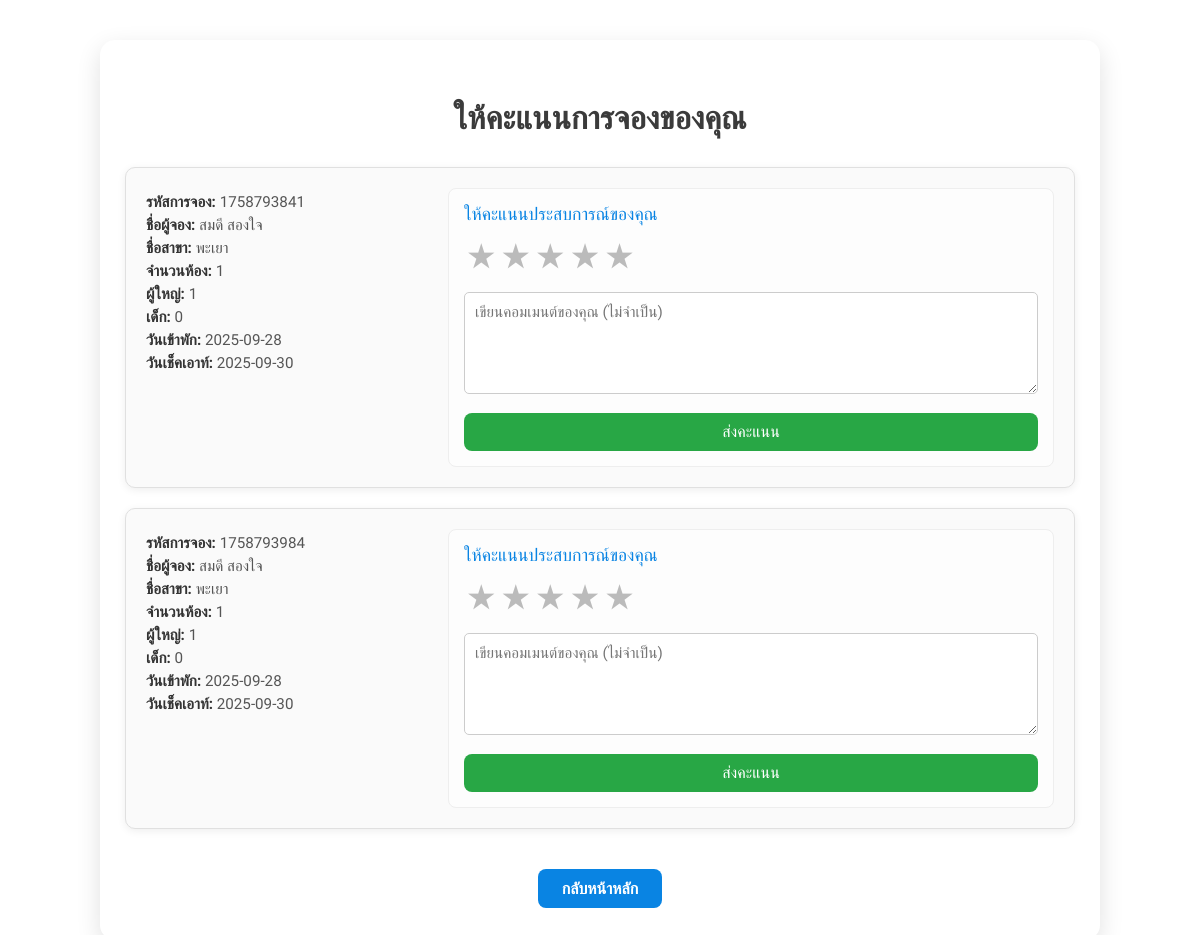
The page /PHP/score.php (signed in) on the database as committed earlier.
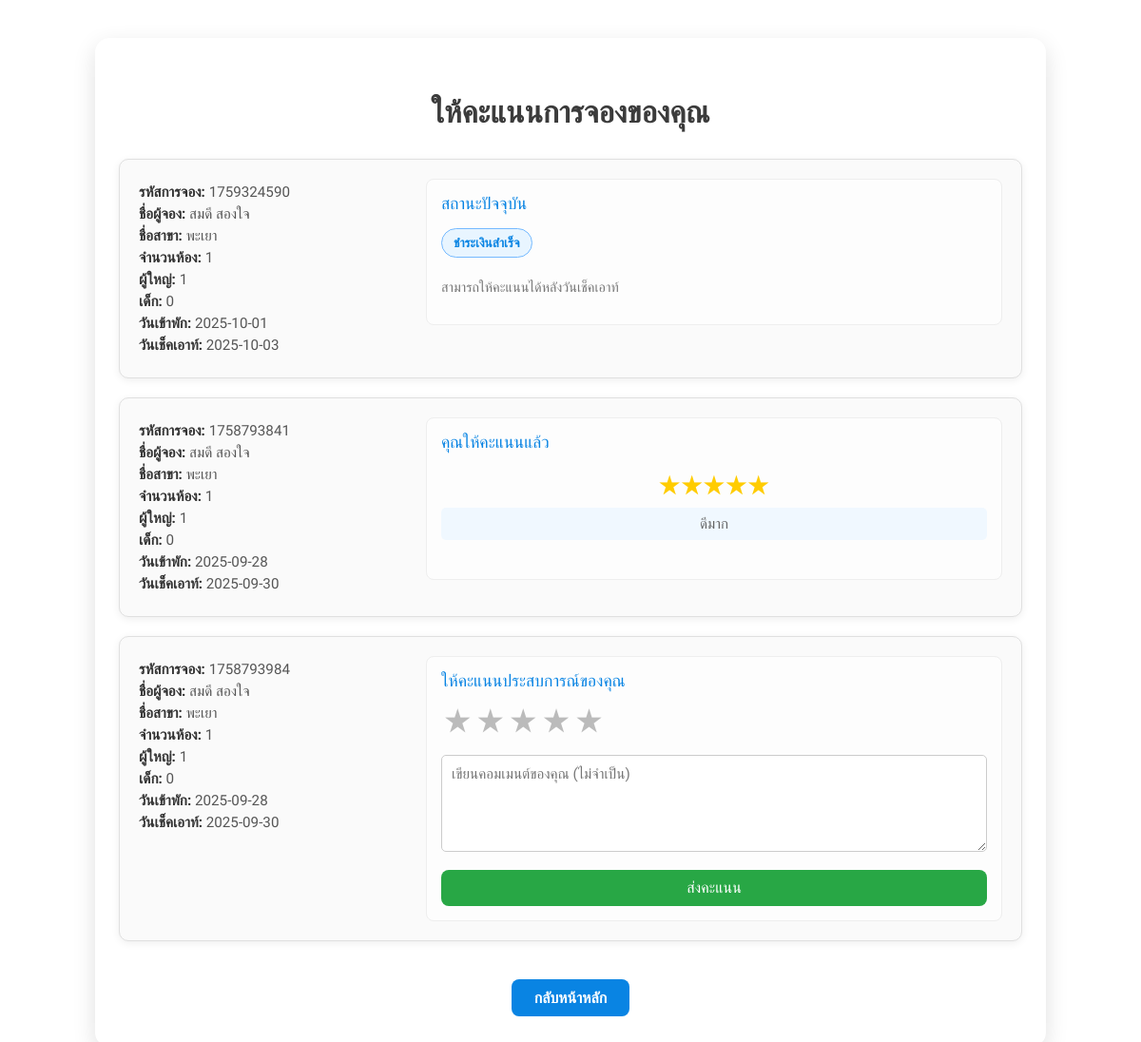
The same page on the database as committed later.
### tables this page shows
CREATE TABLE `reservation` (
  `Reservation_Id` varchar(10) NOT NULL,
  `Guest_name` varchar(100) DEFAULT NULL,
  `Number_of_rooms` int(2) DEFAULT NULL,
  `Booking_time` varchar(10) DEFAULT NULL,
  `Number_of_adults` int(1) DEFAULT NULL,
  `Number_of_children` int(1) DEFAULT NULL,
  `Booking_date` date DEFAULT NULL,
  `Check_out_date` date DEFAULT NULL,
  `Email_Admin` varchar(30) DEFAULT NULL,
  `Province_Id` varchar(2) DEFAULT NULL,
  `Email_member` varchar(30) DEFAULT NULL,
  `receipt_image` varchar(255) DEFAULT NULL,
  `Booking_status_Id` varchar(5) DEFAULT NULL,
  `stars` int(1) DEFAULT NULL CHECK (`stars` >= 1 and `stars` <= 5),
  `comment` text DEFAULT NULL,
  `Notified` tinyint(1) DEFAULT 0,
  `Officer_confirmed` tinyint(1) DEFAULT 0
);

CREATE TABLE `province` (
  `Province_Id` varchar(2) NOT NULL,
  `Province_name` varchar(50) DEFAULT NULL,
  `Region_Id` varchar(2) DEFAULT NULL,
  `Address` varchar(255) NOT NULL,
  `Phone` varchar(20) NOT NULL
);

CREATE TABLE `booking_status` (
  `Booking_status_Id` varchar(5) NOT NULL,
  `Booking_status_name` varchar(300) DEFAULT NULL
);

### PHP/score.php (the view, shortened to what this page needs)
<?php
include 'db.php';
$email_member = $_SESSION['email'];
$sql = "SELECT r.Reservation_Id, r.Guest_name, r.Number_of_rooms,
               r.Number_of_adults, r.Number_of_children,
               r.Booking_date, r.Check_out_date, r.Booking_status_Id,
               b.Booking_status_name,
               p.Province_name,
               r.stars,
               r.comment
        FROM reservation r
        LEFT JOIN booking_status b ON r.Booking_status_Id = b.Booking_status_Id
        LEFT JOIN province p ON r.Province_Id = p.Province_Id
        WHERE r.Email_member = ?
        ORDER BY r.Check_out_date DESC, r.Booking_date DESC";
$stmt = $conn->prepare($sql);
$stmt->bind_param('s', $email_member);
$stmt->execute();
$result = $stmt->get_result();
$bookings = [];
while ($row = $result->fetch_assoc()) {
  $bookings[] = $row;
}
$current_date = date('Y-m-d');
?>
<!DOCTYPE html>
<html lang="th">
<head>
</head>
<body>
  <div class="container">
    <h2>ให้คะแนนการจองของคุณ</h2>
    <?php if (count($bookings) === 0): ?>
      <div class="no-booking">ไม่มีรายการจองในขณะนี้</div>
    <?php else: ?>
      <?php foreach ($bookings as $b): ?>
        <div class="booking-card">
          <div class="booking-info">
            <p><strong>รหัสการจอง:</strong> <?= htmlspecialchars($b['Reservation_Id']) ?></p>
            <p><strong>ชื่อผู้จอง:</strong> <?= htmlspecialchars($b['Guest_name']) ?></p>
            <p><strong>ชื่อสาขา:</strong> <?= htmlspecialchars($b['Province_name'] ?? 'ไม่ระบุ') ?></p>
            <p><strong>จำนวนห้อง:</strong> <?= htmlspecialchars($b['Number_of_rooms']) ?></p>
            <p><strong>ผู้ใหญ่:</strong> <?= htmlspecialchars($b['Number_of_adults']) ?></p>
            <p><strong>เด็ก:</strong> <?= htmlspecialchars($b['Number_of_children']) ?></p>
            <p><strong>วันเข้าพัก:</strong> <?= htmlspecialchars($b['Booking_date']) ?></p>
            <p><strong>วันเช็คเอาท์:</strong> <?= htmlspecialchars($b['Check_out_date']) ?></p>
          </div>
          <div class="rating-section">
            <?php
            if ($b['Check_out_date'] < $current_date && $b['stars'] === NULL):
            ?>
              <h4>ให้คะแนนประสบการณ์ของคุณ</h4>
              <form action="process_rating.php" method="POST">
                <div class="star-rating">
                  <input type="radio" id="star5-<?= $b['Reservation_Id'] ?>" name="stars" value="5" required /><label for="star5-<?= $b['Reservation_Id'] ?>">★</label>
                  <input type="radio" id="star4-<?= $b['Reservation_Id'] ?>" name="stars" value="4" /><label for="star4-<?= $b['Reservation_Id'] ?>">★</label>
                  <input type="radio" id="star3-<?= $b['Reservation_Id'] ?>" name="stars" value="3" /><label for="star3-<?= $b['Reservation_Id'] ?>">★</label>
                  <input type="radio" id="star2-<?= $b['Reservation_Id'] ?>" name="stars" value="2" /><label for="star2-<?= $b['Reservation_Id'] ?>">★</label>
                  <input type="radio" id="star1-<?= $b['Reservation_Id'] ?>" name="stars" value="1" /><label for="star1-<?= $b['Reservation_Id'] ?>">★</label>
                </div>
                <div class="rating-comment">
                  <textarea name="comment" placeholder="เขียนคอมเมนต์ของคุณ (ไม่จำเป็น)" rows="3"></textarea>
                </div>
                <button type="submit" class="submit-btn">ส่งคะแนน</button>
              </form>
            <?php
            elseif ($b['Check_out_date'] < $current_date && $b['stars'] !== NULL):
            ?>
              <h4>คุณให้คะแนนแล้ว</h4>
              <div class="rated-display">
                <div class="rated-stars">
                    <?php for ($i = 0; $i < $b['stars']; $i++) echo '★'; ?>
                </div>
                <?php if ($b['comment']): ?>
                    <p class="rated-comment"><?= htmlspecialchars($b['comment']) ?></p>
                <?php else: ?>
                    <p class="rated-comment">ไม่มีคอมเมนต์</p>
                <?php endif; ?>
              </div>
            <?php
            else:
            ?>
              <h4>สถานะปัจจุบัน</h4>
              <p class="status-badge future-booking-status">
                <?= htmlspecialchars($b['Booking_status_name'] ?? 'ไม่ทราบ') ?>
              </p>
              <p style="margin-top: 10px; font-size: 0.9em; color: #777;">
                สามารถให้คะแนนได้หลังวันเช็คเอาท์
              </p>
            <?php endif; ?>
          </div>
        </div>
      <?php endforeach; ?>
    <?php endif; ?>
    <div style="text-align:center;">
      <a href="home.php" class="back-btn">กลับหน้าหลัก</a>
    </div>
  </div>
</body>
</html>

Rows that differ between the two databases and show on the page:
added reservation: Reservation_Id "1759324590", Guest_name "สมดี สองใจ", Province_Id.Province_name "พะเยา", Number_of_rooms "1", Number_of_adults "1", Number_of_children "0", Booking_date "2025-10-01", Check_out_date "2025-10-03", Booking_status_Id.Booking_status_name "ชำระเงินสำเร็จ"
changed reservation id 1758793841: comment (not shown) → "ดีมาก"; stars "ให้คะแนนประสบการณ์ของคุณ ★ ★ ★ ★ ★ ส่งคะแนน" → "คุณให้คะแนนแล้ว"
